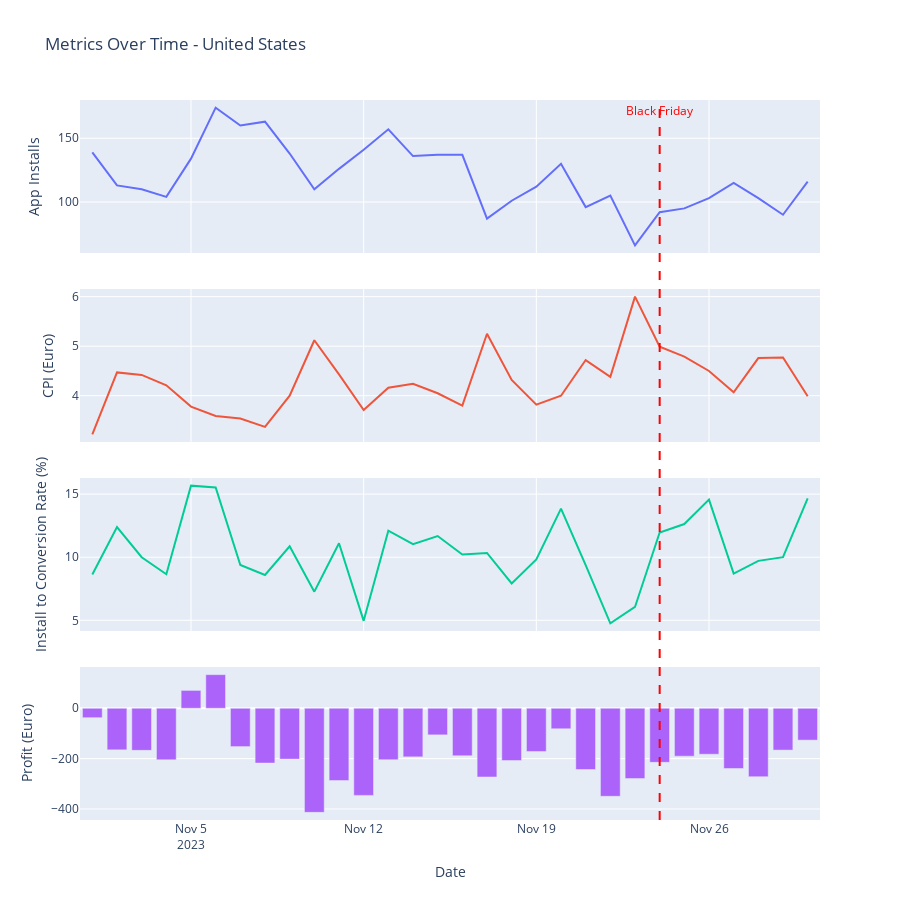

Notebook code for this chart:
### Markdown cell above
### United States

### Code cell
# Filter the country
df_filtered_plot = df_main_over_time[df_main_over_time.country=="US"].copy()

# Ensure the 'date' column in the DataFrame is in datetime format
df_filtered_plot['date'] = pd.to_datetime(df_filtered_plot['date'])

# Create a subplot figure with 4 rows, 1 column
fig = make_subplots(
    rows=4, cols=1,
    shared_xaxes=True,  # Align x-axes
    vertical_spacing=0.05  # Adjust spacing between plots
)

# Add traces for each metric
metrics = ['app_installs', 'cpi', 'install_to_conversion_rate', 'profit']
titles = [
    'App Installs',
    'Cost Per Install (CPI)',
    'Install to Conversion Rate (%)',
    'Profit (Euro)'
]

# Plot App Installs (Row 1)
fig.add_trace(
    go.Scatter(x=df_filtered_plot['date'], y=df_filtered_plot['app_installs'], mode='lines', name='App Installs'),
    row=1, col=1
)

# Plot CPI (Row 2) with y-axis starting at 0
fig.add_trace(
    go.Scatter(x=df_filtered_plot['date'], y=df_filtered_plot['cpi'], mode='lines', name='CPI'),
    row=2, col=1
)
fig.update_yaxes(range=[0, None], row=2, col=1)

# Plot Install to Conversion Rate (Row 3) with y-axis starting at 0
fig.add_trace(
    go.Scatter(x=df_filtered_plot['date'], y=df_filtered_plot['install_to_conversion_rate'], mode='lines', name='Install to Conversion Rate'),
    row=3, col=1
)
fig.update_yaxes(range=[0, None], row=3, col=1)

# Plot Profit (Row 4) as a bar chart
fig.add_trace(
    go.Bar(x=df_filtered_plot['date'], y=df_filtered_plot['profit'], name='Profit'),
    row=4, col=1
)

# Add a vertical line and text annotation for Black Friday
black_friday_date = datetime(2023, 11, 24)  # Use a raw datetime object

# Add a shape for the vertical line
fig.add_shape(
    type="line",
    x0=black_friday_date, x1=black_friday_date,
    y0=0, y1=1,  # Relative to the y-axis (scaled by domain)
    xref="x", yref="paper",  # 'paper' ensures it spans all plots
    line=dict(color="red", width=2, dash="dash")
)

# Add a text annotation
fig.add_annotation(
    x=black_friday_date,
    y=1,  # Place it at the top of the plot area
    text="Black Friday",
    showarrow=False,
    xref="x", yref="paper",
    font=dict(size=12, color="red"),
    align="center"
)

# Update layout for better appearance
fig.update_layout(
    height=900,  # Adjust height
    title_text="Metrics Over Time - United States",
    showlegend=False,  # Hide legend for clarity
)

# Update individual axes titles
fig.update_yaxes(title_text="App Installs", row=1, col=1)
fig.update_yaxes(title_text="CPI (Euro)", row=2, col=1)
fig.update_yaxes(title_text="Install to Conversion Rate (%)", row=3, col=1)
fig.update_yaxes(title_text="Profit (Euro)", row=4, col=1)
fig.update_xaxes(title_text="Date", row=4, col=1)

# Show the plot
fig.show()

### Figure 1 — Plotly figure (JSON) as saved in the notebook; plotly's stock layout.template omitted (floating-point values rounded to 4 significant figures)
{"data": [{"mode": "lines", "name": "App Installs", "type": "scatter", "x": ["2023-11-01T00:00:00", "2023-11-02T00:00:00", "2023-11-03T00:00:00", "2023-11-04T00:00:00", "2023-11-05T00:00:00", "2023-11-06T00:00:00", "2023-11-07T00:00:00", "2023-11-08T00:00:00", "2023-11-09T00:00:00", "2023-11-10T00:00:00", "2023-11-11T00:00:00", "2023-11-12T00:00:00", "2023-11-13T00:00:00", "2023-11-14T00:00:00", "2023-11-15T00:00:00", "2023-11-16T00:00:00", "2023-11-17T00:00:00", "2023-11-18T00:00:00", "2023-11-19T00:00:00", "2023-11-20T00:00:00", "2023-11-21T00:00:00", "2023-11-22T00:00:00", "2023-11-23T00:00:00", "2023-11-24T00:00:00", "2023-11-25T00:00:00", "2023-11-26T00:00:00", "2023-11-27T00:00:00", "2023-11-28T00:00:00", "2023-11-29T00:00:00", "2023-11-30T00:00:00"], "xaxis": "x", "y": [139, 113, 110, 104, 134, 174, 160, 163, 138, 110, 126, 141, 157, 136, 137, 137, 87, 101, 112, 130, 96, 105, 66, 92, 95, 103, 115, 103, 90, 116], "yaxis": "y"}, {"mode": "lines", "name": "CPI", "type": "scatter", "x": ["2023-11-01T00:00:00", "2023-11-02T00:00:00", "2023-11-03T00:00:00", "2023-11-04T00:00:00", "2023-11-05T00:00:00", "2023-11-06T00:00:00", "2023-11-07T00:00:00", "2023-11-08T00:00:00", "2023-11-09T00:00:00", "2023-11-10T00:00:00", "2023-11-11T00:00:00", "2023-11-12T00:00:00", "2023-11-13T00:00:00", "2023-11-14T00:00:00", "2023-11-15T00:00:00", "2023-11-16T00:00:00", "2023-11-17T00:00:00", "2023-11-18T00:00:00", "2023-11-19T00:00:00", "2023-11-20T00:00:00", "2023-11-21T00:00:00", "2023-11-22T00:00:00", "2023-11-23T00:00:00", "2023-11-24T00:00:00", "2023-11-25T00:00:00", "2023-11-26T00:00:00", "2023-11-27T00:00:00", "2023-11-28T00:00:00", "2023-11-29T00:00:00", "2023-11-30T00:00:00"], "xaxis": "x2", "y": [3.22, 4.47, 4.42, 4.21, 3.78, 3.59, 3.54, 3.37, 4, 5.12, 4.43, 3.71, 4.16, 4.24, 4.05, 3.8, 5.25, 4.32, 3.82, 4, 4.72, 4.38, 6, 4.99, 4.79, 4.5, 4.07, 4.76, 4.77, 3.99], "yaxis": "y2"}, {"mode": "lines", "name": "Install to Conversion Rate", "type": "scatter", "x": ["2023-11-01T00:00:00", "2023-11-02T00:00:00", "2023-11-03T00:00:00", "2023-11-04T00:00:00", "2023-11-05T00:00:00", "2023-11-06T00:00:00", "2023-11-07T00:00:00", "2023-11-08T00:00:00", "2023-11-09T00:00:00", "2023-11-10T00:00:00", "2023-11-11T00:00:00", "2023-11-12T00:00:00", "2023-11-13T00:00:00", "2023-11-14T00:00:00", "2023-11-15T00:00:00", "2023-11-16T00:00:00", "2023-11-17T00:00:00", "2023-11-18T00:00:00", "2023-11-19T00:00:00", "2023-11-20T00:00:00", "2023-11-21T00:00:00", "2023-11-22T00:00:00", "2023-11-23T00:00:00", "2023-11-24T00:00:00", "2023-11-25T00:00:00", "2023-11-26T00:00:00", "2023-11-27T00:00:00", "2023-11-28T00:00:00", "2023-11-29T00:00:00", "2023-11-30T00:00:00"], "xaxis": "x3", "y": [8.63, 12.39, 10, 8.65, 15.67, 15.52, 9.38, 8.59, 10.87, 7.27, 11.11, 4.96, 12.1, 11.03, 11.68, 10.22, 10.34, 7.92, 9.82, 13.85, 9.38, 4.76, 6.06, 11.96, 12.63, 14.56, 8.7, 9.71, 10, 14.66], "yaxis": "y3"}, {"name": "Profit", "type": "bar", "x": ["2023-11-01T00:00:00", "2023-11-02T00:00:00", "2023-11-03T00:00:00", "2023-11-04T00:00:00", "2023-11-05T00:00:00", "2023-11-06T00:00:00", "2023-11-07T00:00:00", "2023-11-08T00:00:00", "2023-11-09T00:00:00", "2023-11-10T00:00:00", "2023-11-11T00:00:00", "2023-11-12T00:00:00", "2023-11-13T00:00:00", "2023-11-14T00:00:00", "2023-11-15T00:00:00", "2023-11-16T00:00:00", "2023-11-17T00:00:00", "2023-11-18T00:00:00", "2023-11-19T00:00:00", "2023-11-20T00:00:00", "2023-11-21T00:00:00", "2023-11-22T00:00:00", "2023-11-23T00:00:00", "2023-11-24T00:00:00", "2023-11-25T00:00:00", "2023-11-26T00:00:00", "2023-11-27T00:00:00", "2023-11-28T00:00:00", "2023-11-29T00:00:00", "2023-11-30T00:00:00"], "xaxis": "x4", "y": [-37.41, -165.1, -167.1, -204.8, 70.97, 133.5, -152.2, -217.6, -201.9, -413.3, -286.8, -345.9, -204.4, -192.9, -105.6, -188.6, -272.9, -207.5, -171.5, -81.39, -243.2, -349.5, -279.1, -214.7, -190.2, -182.6, -239.2, -271.7, -166.1, -126.5], "yaxis": "y4"}], "layout": {"annotations": [{"align": "center", "font": {"color": "red", "size": 12}, "showarrow": false, "text": "Black Friday", "x": "2023-11-24T00:00:00", "xref": "x", "y": 1, "yref": "paper"}], "height": 900, "shapes": [{"line": {"color": "red", "dash": "dash", "width": 2}, "type": "line", "x0": "2023-11-24T00:00:00", "x1": "2023-11-24T00:00:00", "xref": "x", "y0": 0, "y1": 1, "yref": "paper"}], "showlegend": false, "title": {"text": "Metrics Over Time - United States"}, "xaxis": {"anchor": "y", "domain": [0, 1], "matches": "x4", "showticklabels": false}, "xaxis2": {"anchor": "y2", "domain": [0, 1], "matches": "x4", "showticklabels": false}, "xaxis3": {"anchor": "y3", "domain": [0, 1], "matches": "x4", "showticklabels": false}, "xaxis4": {"anchor": "y4", "domain": [0, 1], "title": {"text": "Date"}}, "yaxis": {"anchor": "x", "domain": [0.7875, 1], "title": {"text": "App Installs"}}, "yaxis2": {"anchor": "x2", "domain": [0.525, 0.7375], "range": [0, null], "title": {"text": "CPI (Euro)"}}, "yaxis3": {"anchor": "x3", "domain": [0.2625, 0.475], "range": [0, null], "title": {"text": "Install to Conversion Rate (%)"}}, "yaxis4": {"anchor": "x4", "domain": [0, 0.2125], "title": {"text": "Profit (Euro)"}}}}
